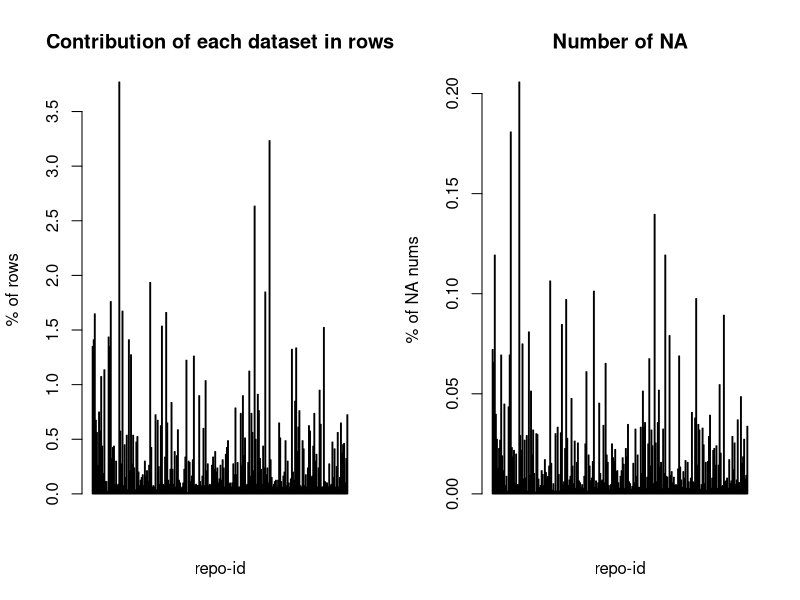

This chart was generated by the following R code:

rm(list = ls());

C = c("character", "character", "numeric", "numeric", "integer", "integer",
  "integer", "numeric", "numeric", "integer", "integer", "integer", "integer",
  "integer", "integer", "numeric", "integer", "integer", "integer", "integer",
  "integer", "integer", "integer", "integer", "integer", "integer", "integer")

dataset_g = read.csv("../data/dataset.csv", sep=';', header = TRUE, na.strings = c("NA"), colClasses = C)
N = nrow(dataset_g)

# Extract the names of the 240 repository in the dataset.
rep_names = unique(dataset_g[,2], incomparables = FALSE)


vec = vector(length = 240)
repStats = data.frame( numRows=vec, numNA=vec )

# Choose a repository. i must bemetween 1~240 
for(i in 1:240)
{
  subset <- dataset_g[dataset_g$repository_name==rep_names[i],]
  
  repStats$numRows[i] = 100*nrow(subset)/N
  
  repStats$numNA[i] = 100*sum(is.na(subset))/N/27
}  


par(mfcol=c(1,2))



barplot( repStats$numRows, 
         xlab = "repo-id", 
         ylab = "% of rows", 
         main = "Contribution of each dataset in rows")

barplot( repStats$numNA, 
         xlab = "repo-id", 
         ylab = "% of NA nums", 
         main = "Number of NA")




